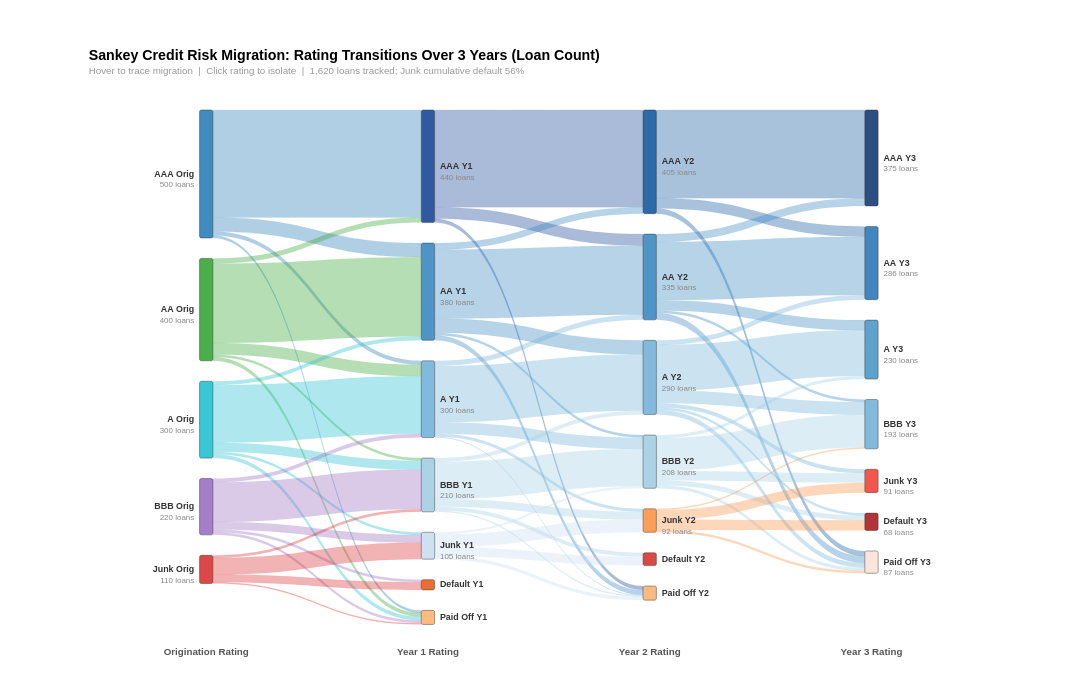

Express this chart as Vega-Lite.
### Vega specification from a JSON file in a GitHub repository (floating-point values rounded to 4 significant figures)
{"$schema": "https://vega.github.io/schema/vega/v5.json", "description": "Bank Credit Risk Migration Sankey — Rating Transition Over 3 Years (Data-Driven Architecture)", "width": 1000, "height": 580, "padding": {"left": 100, "right": 130, "top": 55, "bottom": 50}, "background": "white", "_metadata": {"chart_type": "sankey_multi_stage", "title": "Sankey Credit Risk Migration Matrix (3-Year Tracking)", "topic": "credit_risk_migration", "architecture": "data-driven layout via Vega transform pipeline", "value_unit": "Loan count", "notes": "1,620 loans tracked — 84% AAA retained rating through Y3; Junk → Default cumulative rate 56%"}, "signals": [{"name": "nodeWidth", "value": 15}, {"name": "nodeGap", "value": 80}, {"name": "threshold", "value": 0, "bind": {"input": "range", "min": 0, "max": 50, "step": 5, "name": "Min Flow (loans): "}}, {"name": "nodeHover", "value": null, "on": [{"events": "@nodeRect:mouseover", "update": "datum.name"}, {"events": "@nodeRect:mouseout", "update": "null"}]}, {"name": "edgeHover", "value": null, "on": [{"events": "@edgeMark:mouseover", "update": "datum.linkId"}, {"events": "@edgeMark:mouseout", "update": "null"}]}, {"name": "selectedNode", "value": null, "on": [{"events": "@nodeRect:click!", "update": "selectedNode === datum.name ? null : datum.name"}, {"events": [{"type": "click", "markname": "resetBtn"}, {"type": "dblclick"}], "update": "null"}]}], "data": [{"name": "rawLinks", "values": [{"source": "AAA Orig", "target": "AAA Y1", "value": 420}, {"source": "AAA Orig", "target": "AA Y1", "value": 55}, {"source": "AAA Orig", "target": "A Y1", "value": 15}, {"source": "AAA Orig", "target": "Paid Off Y1", "value": 10}, {"source": "AA Orig", "target": "AAA Y1", "value": 20}, {"source": "AA Orig", "target": "AA Y1", "value": 310}, {"source": "AA Orig", "target": "A Y1", "value": 45}, {"source": "AA Orig", "target": "BBB Y1", "value": 10}, {"source": "AA Orig", "target": "Paid Off Y1", "value": 15}, {"source": "A Orig", "target": "AA Y1", "value": 15}, {"source": "A Orig", "target": "A Y1", "value": 225}, {"source": "A Orig", "target": "BBB Y1", "value": 35}, {"source": "A Orig", "target": "Junk Y1", "value": 10}, {"source": "A Orig", "target": "Paid Off Y1", "value": 15}, {"source": "BBB Orig", "target": "A Y1", "value": 15}, {"source": "BBB Orig", "target": "BBB Y1", "value": 155}, {"source": "BBB Orig", "target": "Junk Y1", "value": 30}, {"source": "BBB Orig", "target": "Default Y1", "value": 10}, {"source": "BBB Orig", "target": "Paid Off Y1", "value": 10}, {"source": "Junk Orig", "target": "BBB Y1", "value": 10}, {"source": "Junk Orig", "target": "Junk Y1", "value": 65}, {"source": "Junk Orig", "target": "Default Y1", "value": 30}, {"source": "Junk Orig", "target": "Paid Off Y1", "value": 5}, {"source": "AAA Y1", "target": "AAA Y2", "value": 380}, {"source": "AAA Y1", "target": "AA Y2", "value": 45}, {"source": "AAA Y1", "target": "Paid Off Y2", "value": 15}, {"source": "AA Y1", "target": "AAA Y2", "value": 25}, {"source": "AA Y1", "target": "AA Y2", "value": 270}, {"source": "AA Y1", "target": "A Y2", "value": 55}, {"source": "AA Y1", "target": "BBB Y2", "value": 10}, {"source": "AA Y1", "target": "Paid Off Y2", "value": 20}, {"source": "A Y1", "target": "AA Y2", "value": 20}, {"source": "A Y1", "target": "A Y2", "value": 220}, {"source": "A Y1", "target": "BBB Y2", "value": 45}, {"source": "A Y1", "target": "Junk Y2", "value": 12}, {"source": "A Y1", "target": "Paid Off Y2", "value": 3}, {"source": "BBB Y1", "target": "A Y2", "value": 15}, {"source": "BBB Y1", "target": "BBB Y2", "value": 145}, {"source": "BBB Y1", "target": "Junk Y2", "value": 30}, {"source": "BBB Y1", "target": "Default Y2", "value": 15}, {"source": "BBB Y1", "target": "Paid Off Y2", "value": 5}, {"source": "Junk Y1", "target": "BBB Y2", "value": 8}, {"source": "Junk Y1", "target": "Junk Y2", "value": 50}, {"source": "Junk Y1", "target": "Default Y2", "value": 35}, {"source": "Junk Y1", "target": "Paid Off Y2", "value": 12}, {"source": "AAA Y2", "target": "AAA Y3", "value": 345}, {"source": "AAA Y2", "target": "AA Y3", "value": 40}, {"source": "AAA Y2", "target": "Paid Off Y3", "value": 20}, {"source": "AA Y2", "target": "AAA Y3", "value": 30}, {"source": "AA Y2", "target": "AA Y3", "value": 228}, {"source": "AA Y2", "target": "A Y3", "value": 40}, {"source": "AA Y2", "target": "BBB Y3", "value": 10}, {"source": "AA Y2", "target": "Paid Off Y3", "value": 27}, {"source": "A Y2", "target": "AA Y3", "value": 18}, {"source": "A Y2", "target": "A Y3", "value": 178}, {"source": "A Y2", "target": "BBB Y3", "value": 50}, {"source": "A Y2", "target": "Junk Y3", "value": 15}, {"source": "A Y2", "target": "Default Y3", "value": 10}, {"source": "A Y2", "target": "Paid Off Y3", "value": 19}, {"source": "BBB Y2", "target": "A Y3", "value": 12}, {"source": "BBB Y2", "target": "BBB Y3", "value": 128}, {"source": "BBB Y2", "target": "Junk Y3", "value": 38}, {"source": "BBB Y2", "target": "Default Y3", "value": 18}, {"source": "BBB Y2", "target": "Paid Off Y3", "value": 12}, {"source": "Junk Y2", "target": "BBB Y3", "value": 5}, {"source": "Junk Y2", "target": "Junk Y3", "value": 38}, {"source": "Junk Y2", "target": "Default Y3", "value": 40}, {"source": "Junk Y2", "target": "Paid Off Y3", "value": 9}]}, {"name": "nodeConfig", "values": [{"name": "AAA Orig", "depth": 0, "order": 0}, {"name": "AA Orig", "depth": 0, "order": 1}, {"name": "A Orig", "depth": 0, "order": 2}, {"name": "BBB Orig", "depth": 0, "order": 3}, {"name": "Junk Orig", "depth": 0, "order": 4}, {"name": "AAA Y1", "depth": 1, "order": 0}, {"name": "AA Y1", "depth": 1, "order": 1}, {"name": "A Y1", "depth": 1, "order": 2}, {"name": "BBB Y1", "depth": 1, "order": 3}, {"name": "Junk Y1", "depth": 1, "order": 4}, {"name": "Default Y1", "depth": 1, "order": 5}, {"name": "Paid Off Y1", "depth": 1, "order": 6}, {"name": "AAA Y2", "depth": 2, "order": 0}, {"name": "AA Y2", "depth": 2, "order": 1}, {"name": "A Y2", "depth": 2, "order": 2}, {"name": "BBB Y2", "depth": 2, "order": 3}, {"name": "Junk Y2", "depth": 2, "order": 4}, {"name": "Default Y2", "depth": 2, "order": 5}, {"name": "Paid Off Y2", "depth": 2, "order": 6}, {"name": "AAA Y3", "depth": 3, "order": 0}, {"name": "AA Y3", "depth": 3, "order": 1}, {"name": "A Y3", "depth": 3, "order": 2}, {"name": "BBB Y3", "depth": 3, "order": 3}, {"name": "Junk Y3", "depth": 3, "order": 4}, {"name": "Default Y3", "depth": 3, "order": 5}, {"name": "Paid Off Y3", "depth": 3, "order": 6}]}, {"name": "depthLabelsData", "values": [{"depth": 0, "label": "Origination Rating"}, {"depth": 1, "label": "Year 1 Rating"}, {"depth": 2, "label": "Year 2 Rating"}, {"depth": 3, "label": "Year 3 Rating"}]}, {"name": "filteredLinks", "source": "rawLinks", "transform": [{"type": "filter", "expr": "datum.value >= threshold"}, {"type": "formula", "expr": "datum.source + ' → ' + datum.target", "as": "linkId"}]}, {"name": "linksWithOrder", "source": "filteredLinks", "transform": [{"type": "lookup", "from": "nodeConfig", "key": "name", "fields": ["source"], "as": ["srcConfig"]}, {"type": "lookup", "from": "nodeConfig", "key": "name", "fields": ["target"], "as": ["tgtConfig"]}, {"type": "formula", "expr": "datum.srcConfig.order", "as": "srcOrder"}, {"type": "formula", "expr": "datum.tgtConfig.order", "as": "tgtOrder"}, {"type": "formula", "expr": "datum.srcConfig.depth", "as": "srcDepth"}, {"type": "formula", "expr": "datum.tgtConfig.depth", "as": "tgtDepth"}]}, {"name": "outTotals", "source": "linksWithOrder", "transform": [{"type": "aggregate", "groupby": ["source"], "fields": ["value"], "ops": ["sum"], "as": ["totalOut"]}]}, {"name": "inTotals", "source": "linksWithOrder", "transform": [{"type": "aggregate", "groupby": ["target"], "fields": ["value"], "ops": ["sum"], "as": ["totalIn"]}]}, {"name": "nodePositions", "source": "nodeConfig", "transform": [{"type": "lookup", "from": "outTotals", "key": "source", "fields": ["name"], "as": ["outInfo"]}, {"type": "lookup", "from": "inTotals", "key": "target", "fields": ["name"], "as": ["inInfo"]}, {"type": "formula", "expr": "datum.outInfo ? datum.outInfo.totalOut : 0", "as": "totalOut"}, {"type": "formula", "expr": "datum.inInfo ? datum.inInfo.totalIn : 0", "as": "totalIn"}, {"type": "formula", "expr": "max(datum.totalOut, datum.totalIn)", "as": "total"}, {"type": "filter", "expr": "datum.total > 0"}, {"type": "stack", "groupby": ["depth"], "sort": {"field": "order", "order": "ascending"}, "field": "total"}, {"type": "window", "groupby": ["depth"], "sort": {"field": "order", "order": "ascending"}, "ops": ["row_number"], "as": ["rankInDepth"]}, {"type": "formula", "expr": "datum.y0 + (datum.rankInDepth - 1) * nodeGap", "as": "y0g"}, {"type": "formula", "expr": "datum.y1 + (datum.rankInDepth - 1) * nodeGap", "as": "y1g"}]}, {"name": "sourceStacked", "source": "linksWithOrder", "transform": [{"type": "window", "groupby": ["source"], "sort": {"field": "tgtOrder", "order": "ascending"}, "ops": ["sum"], "fields": ["value"], "frame": [null, 0], "as": ["srcCumEnd"]}, {"type": "formula", "expr": "datum.srcCumEnd - datum.value", "as": "srcCumStart"}]}, {"name": "targetStacked", "source": "linksWithOrder", "transform": [{"type": "window", "groupby": ["target"], "sort": {"field": "srcOrder", "order": "ascending"}, "ops": ["sum"], "fields": ["value"], "frame": [null, 0], "as": ["tgtCumEnd"]}, {"type": "formula", "expr": "datum.tgtCumEnd - datum.value", "as": "tgtCumStart"}]}, {"name": "edges", "source": "sourceStacked", "transform": [{"type": "lookup", "from": "targetStacked", "key": "linkId", "fields": ["linkId"], "as": ["tgtInfo"]}, {"type": "formula", "expr": "datum.tgtInfo ? datum.tgtInfo.tgtCumStart : 0", "as": "tgtCumStart"}, {"type": "formula", "expr": "datum.tgtInfo ? datum.tgtInfo.tgtCumEnd : datum.value", "as": "tgtCumEnd"}, {"type": "lookup", "from": "nodePositions", "key": "name", "fields": ["source"], "as": ["srcNode"]}, {"type": "lookup", "from": "nodePositions", "key": "name", "fields": ["target"], "as": ["tgtNode"]}, {"type": "filter", "expr": "datum.srcNode && datum.tgtNode"}, {"type": "formula", "expr": "datum.srcNode.y0g + datum.srcCumStart", "as": "absSy0"}, {"type": "formula", "expr": "datum.srcNode.y0g + datum.srcCumEnd", "as": "absSy1"}, {"type": "formula", "expr": "datum.tgtNode.y0g + datum.tgtCumStart", "as": "absTy0"}, {"type": "formula", "expr": "datum.tgtNode.y0g + datum.tgtCumEnd", "as": "absTy1"}, {"type": "formula", "expr": "datum.srcNode.total > 0 ? datum.value / datum.srcNode.total : 0", "as": "srcPct"}, {"type": "formula", "expr": "datum.tgtNode.total > 0 ? datum.value / datum.tgtNode.total : 0", "as": "tgtPct"}]}], "scales": [{"name": "x", "type": "point", "range": "width", "domain": [0, 1, 2, 3], "padding": 0.5}, {"name": "y", "type": "linear", "range": [0, {"signal": "height"}], "domain": {"data": "nodePositions", "field": "y1g"}}, {"name": "color", "type": "ordinal", "domain": {"data": "nodeConfig", "field": "name"}, "range": ["#1f77b4", "#2ca02c", "#17becf", "#9467bd", "#d62728", "#0b3d91", "#3182bd", "#6baed6", "#9ecae1", "#c6dbef", "#e6550d", "#fdae6b", "#08519c", "#3182bd", "#6baed6", "#9ecae1", "#fd8d3c", "#d62728", "#fdae6b", "#08306b", "#2171b5", "#4292c6", "#6baed6", "#ef3b2c", "#a50f15", "#fee0d2"]}], "marks": [{"type": "path", "name": "edgeMark", "from": {"data": "edges"}, "encode": {"update": {"path": {"signal": "'M' + (scale('x', datum.srcDepth) + nodeWidth) + ',' + scale('y', datum.absSy0) + ' C' + ((scale('x', datum.srcDepth) + nodeWidth + scale('x', datum.tgtDepth)) / 2) + ',' + scale('y', datum.absSy0) + ' ' + ((scale('x', datum.srcDepth) + nodeWidth + scale('x', datum.tgtDepth)) / 2) + ',' + scale('y', datum.absTy0) + ' ' + scale('x', datum.tgtDepth) + ',' + scale('y', datum.absTy0) + ' L' + scale('x', datum.tgtDepth) + ',' + scale('y', datum.absTy1) + ' C' + ((scale('x', datum.srcDepth) + nodeWidth + scale('x', datum.tgtDepth)) / 2) + ',' + scale('y', datum.absTy1) + ' ' + ((scale('x', datum.srcDepth) + nodeWidth + scale('x', datum.tgtDepth)) / 2) + ',' + scale('y', datum.absSy1) + ' ' + (scale('x', datum.srcDepth) + nodeWidth) + ',' + scale('y', datum.absSy1) + ' Z'"}, "fill": {"scale": "color", "field": "source"}, "fillOpacity": {"signal": "selectedNode ? (datum.source === selectedNode || datum.target === selectedNode ? 0.65 : 0.04) : nodeHover ? (datum.source === nodeHover || datum.target === nodeHover ? 0.65 : 0.08) : edgeHover === datum.linkId ? 0.75 : 0.35"}, "stroke": {"scale": "color", "field": "source"}, "strokeWidth": {"value": 0.5}, "strokeOpacity": {"signal": "selectedNode ? (datum.source === selectedNode || datum.target === selectedNode ? 0.4 : 0) : nodeHover ? (datum.source === nodeHover || datum.target === nodeHover ? 0.4 : 0) : edgeHover === datum.linkId ? 0.5 : 0.1"}, "tooltip": {"signal": "datum.source + ' → ' + datum.target + ': ' + format(datum.value, ',d') + ' loans (' + format(datum.srcPct, '.0%') + ' of ' + datum.source + ')'"}, "cursor": {"value": "pointer"}}, "hover": {"fillOpacity": {"value": 0.8}}}}, {"type": "rect", "name": "nodeRect", "from": {"data": "nodePositions"}, "encode": {"enter": {"width": {"signal": "nodeWidth"}, "cornerRadius": {"value": 2}}, "update": {"x": {"scale": "x", "field": "depth"}, "y": {"scale": "y", "field": "y0g"}, "y2": {"scale": "y", "field": "y1g"}, "fill": {"scale": "color", "field": "name"}, "stroke": {"value": "#333"}, "strokeWidth": {"signal": "selectedNode === datum.name || nodeHover === datum.name ? 2 : 0.5"}, "fillOpacity": {"signal": "selectedNode ? (datum.name === selectedNode ? 1 : 0.25) : nodeHover === datum.name ? 1 : 0.85"}, "tooltip": {"signal": "datum.name + ': ' + format(datum.total, ',d') + ' loans'"}, "cursor": {"value": "pointer"}}}}, {"type": "text", "from": {"data": "nodePositions"}, "interactive": false, "encode": {"update": {"x": {"signal": "datum.depth === 0 ? scale('x', datum.depth) - 6 : scale('x', datum.depth) + nodeWidth + 6"}, "y": {"signal": "(scale('y', datum.y0g) + scale('y', datum.y1g)) / 2"}, "align": {"signal": "datum.depth === 0 ? 'right' : 'left'"}, "text": {"field": "name"}, "fontSize": {"value": 10}, "fontWeight": {"value": "bold"}, "fill": {"value": "#333"}, "baseline": {"value": "middle"}, "opacity": {"signal": "selectedNode ? (datum.name === selectedNode ? 1 : 0.25) : 1"}}}}, {"type": "text", "from": {"data": "nodePositions"}, "interactive": false, "encode": {"update": {"x": {"signal": "datum.depth === 0 ? scale('x', datum.depth) - 6 : scale('x', datum.depth) + nodeWidth + 6"}, "y": {"signal": "(scale('y', datum.y0g) + scale('y', datum.y1g)) / 2 + 12"}, "align": {"signal": "datum.depth === 0 ? 'right' : 'left'"}, "text": {"signal": "abs(scale('y', datum.y0g) - scale('y', datum.y1g)) > 18 ? '' + format(datum.total, ',d') + ' loans' : ''"}, "fontSize": {"value": 9}, "fill": {"value": "#888"}, "baseline": {"value": "middle"}, "opacity": {"signal": "selectedNode ? (datum.name === selectedNode ? 1 : 0.25) : 1"}}}}, {"type": "text", "from": {"data": "depthLabelsData"}, "interactive": false, "encode": {"enter": {"x": {"signal": "scale('x', datum.depth) + nodeWidth / 2"}, "y": {"signal": "height + 25"}, "text": {"field": "label"}, "fontSize": {"value": 11}, "fontWeight": {"value": "bold"}, "fill": {"value": "#555"}, "baseline": {"value": "top"}, "align": {"value": "center"}}}}, {"type": "group", "data": [{"name": "showResetData", "values": [{}], "transform": [{"type": "filter", "expr": "selectedNode"}]}], "encode": {"enter": {"xc": {"signal": "width / 2"}, "y": {"value": -35}, "width": {"value": 100}, "height": {"value": 26}}}, "marks": [{"type": "group", "name": "resetBtn", "from": {"data": "showResetData"}, "encode": {"enter": {"cornerRadius": {"value": 5}, "fill": {"value": "#f5f5f5"}, "stroke": {"value": "#bbb"}, "strokeWidth": {"value": 1.5}, "height": {"field": {"group": "height"}}, "width": {"field": {"group": "width"}}, "cursor": {"value": "pointer"}}, "update": {"opacity": {"value": 1}}, "hover": {"opacity": {"value": 0.7}}}, "marks": [{"type": "text", "interactive": false, "encode": {"enter": {"xc": {"field": {"group": "width"}, "mult": 0.5}, "yc": {"field": {"group": "height"}, "mult": 0.5, "offset": 1}, "align": {"value": "center"}, "baseline": {"value": "middle"}, "fontWeight": {"value": "bold"}, "fontSize": {"value": 11}, "text": {"value": "Show All"}, "fill": {"value": "#555"}}}}]}]}], "title": {"text": "Sankey Credit Risk Migration: Rating Transitions Over 3 Years (Loan Count)", "subtitle": "Hover to trace migration  |  Click rating to isolate  |  1,620 loans tracked; Junk cumulative default 56%", "fontSize": 16, "subtitleFontSize": 11, "subtitleColor": "#999", "anchor": "start"}}
